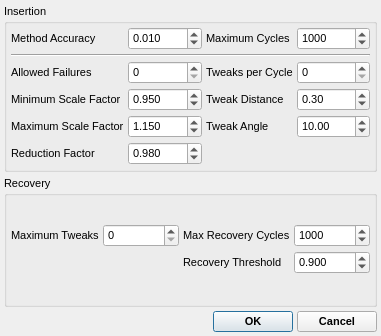
<?xml version="1.0" encoding="UTF-8"?>
<ui version="4.0">
 <class>DisorderOptions</class>
 <widget class="QDialog" name="DisorderOptions">
  <property name="windowModality">
   <enum>Qt::ApplicationModal</enum>
  </property>
  <property name="geometry">
   <rect>
    <x>0</x>
    <y>0</y>
    <width>381</width>
    <height>336</height>
   </rect>
  </property>
  <property name="sizePolicy">
   <sizepolicy hsizetype="Minimum" vsizetype="Minimum">
    <horstretch>0</horstretch>
    <verstretch>0</verstretch>
   </sizepolicy>
  </property>
  <property name="font">
   <font>
    <pointsize>8</pointsize>
   </font>
  </property>
  <property name="windowTitle">
   <string>Method Options</string>
  </property>
  <layout class="QVBoxLayout" name="verticalLayout_3">
   <property name="spacing">
    <number>4</number>
   </property>
   <property name="margin">
    <number>4</number>
   </property>
   <item>
    <widget class="QGroupBox" name="InsertionOptionsGroup">
     <property name="title">
      <string>Insertion</string>
     </property>
     <layout class="QVBoxLayout" name="verticalLayout_2">
      <property name="spacing">
       <number>4</number>
      </property>
      <property name="margin">
       <number>4</number>
      </property>
      <item>
       <layout class="QGridLayout" name="gridLayout">
        <item row="0" column="0">
         <widget class="QLabel" name="MethodAccuracyLabel">
          <property name="sizePolicy">
           <sizepolicy hsizetype="Minimum" vsizetype="Preferred">
            <horstretch>0</horstretch>
            <verstretch>0</verstretch>
           </sizepolicy>
          </property>
          <property name="text">
           <string>Method Accuracy</string>
          </property>
         </widget>
        </item>
        <item row="0" column="1">
         <widget class="QDoubleSpinBox" name="AccuracySpin">
          <property name="sizePolicy">
           <sizepolicy hsizetype="Expanding" vsizetype="Fixed">
            <horstretch>0</horstretch>
            <verstretch>0</verstretch>
           </sizepolicy>
          </property>
          <property name="decimals">
           <number>3</number>
          </property>
          <property name="maximum">
           <double>0.100000000000000</double>
          </property>
          <property name="singleStep">
           <double>0.010000000000000</double>
          </property>
          <property name="value">
           <double>0.010000000000000</double>
          </property>
         </widget>
        </item>
        <item row="0" column="2">
         <widget class="QLabel" name="label_6">
          <property name="text">
           <string>Maximum Cycles</string>
          </property>
         </widget>
        </item>
        <item row="0" column="3">
         <widget class="QSpinBox" name="MaxCyclesSpin">
          <property name="sizePolicy">
           <sizepolicy hsizetype="Expanding" vsizetype="Fixed">
            <horstretch>0</horstretch>
            <verstretch>0</verstretch>
           </sizepolicy>
          </property>
          <property name="toolTip">
           <string>Maximum number of cycles to perform</string>
          </property>
          <property name="minimum">
           <number>1</number>
          </property>
          <property name="maximum">
           <number>1000000</number>
          </property>
          <property name="singleStep">
           <number>100</number>
          </property>
          <property name="value">
           <number>1000</number>
          </property>
         </widget>
        </item>
        <item row="1" column="0" colspan="4">
         <widget class="Line" name="line">
          <property name="orientation">
           <enum>Qt::Horizontal</enum>
          </property>
         </widget>
        </item>
        <item row="2" column="0">
         <widget class="QLabel" name="label_3">
          <property name="sizePolicy">
           <sizepolicy hsizetype="Minimum" vsizetype="Preferred">
            <horstretch>0</horstretch>
            <verstretch>0</verstretch>
           </sizepolicy>
          </property>
          <property name="text">
           <string>Allowed Failures</string>
          </property>
         </widget>
        </item>
        <item row="2" column="1">
         <widget class="QSpinBox" name="NFailuresSpin">
          <property name="sizePolicy">
           <sizepolicy hsizetype="Expanding" vsizetype="Fixed">
            <horstretch>0</horstretch>
            <verstretch>0</verstretch>
           </sizepolicy>
          </property>
          <property name="toolTip">
           <string>Number of successive failed insertions to allow before reducing scale factor</string>
          </property>
         </widget>
        </item>
        <item row="2" column="2">
         <widget class="QLabel" name="label_5">
          <property name="text">
           <string>Tweaks per Cycle</string>
          </property>
         </widget>
        </item>
        <item row="2" column="3">
         <widget class="QSpinBox" name="NTweaksSpin">
          <property name="sizePolicy">
           <sizepolicy hsizetype="Expanding" vsizetype="Fixed">
            <horstretch>0</horstretch>
            <verstretch>0</verstretch>
           </sizepolicy>
          </property>
          <property name="toolTip">
           <string>Number of position / rotation tweaks to perform per component per cycle</string>
          </property>
          <property name="maximum">
           <number>100</number>
          </property>
          <property name="singleStep">
           <number>5</number>
          </property>
         </widget>
        </item>
        <item row="3" column="0">
         <widget class="QLabel" name="label">
          <property name="sizePolicy">
           <sizepolicy hsizetype="Minimum" vsizetype="Preferred">
            <horstretch>0</horstretch>
            <verstretch>0</verstretch>
           </sizepolicy>
          </property>
          <property name="text">
           <string>Minimum Scale Factor</string>
          </property>
         </widget>
        </item>
        <item row="3" column="1">
         <widget class="QDoubleSpinBox" name="MinimumScaleFactorSpin">
          <property name="sizePolicy">
           <sizepolicy hsizetype="Expanding" vsizetype="Fixed">
            <horstretch>0</horstretch>
            <verstretch>0</verstretch>
           </sizepolicy>
          </property>
          <property name="toolTip">
           <string>Minimum scale factor to allow for an individual component</string>
          </property>
          <property name="decimals">
           <number>3</number>
          </property>
          <property name="minimum">
           <double>0.100000000000000</double>
          </property>
          <property name="maximum">
           <double>2.000000000000000</double>
          </property>
          <property name="singleStep">
           <double>0.010000000000000</double>
          </property>
          <property name="value">
           <double>0.950000000000000</double>
          </property>
         </widget>
        </item>
        <item row="4" column="0">
         <widget class="QLabel" name="label_2">
          <property name="sizePolicy">
           <sizepolicy hsizetype="Minimum" vsizetype="Preferred">
            <horstretch>0</horstretch>
            <verstretch>0</verstretch>
           </sizepolicy>
          </property>
          <property name="text">
           <string>Maximum Scale Factor</string>
          </property>
         </widget>
        </item>
        <item row="4" column="1">
         <widget class="QDoubleSpinBox" name="MaximumScaleFactorSpin">
          <property name="sizePolicy">
           <sizepolicy hsizetype="Expanding" vsizetype="Fixed">
            <horstretch>0</horstretch>
            <verstretch>0</verstretch>
           </sizepolicy>
          </property>
          <property name="toolTip">
           <string>Starting / maximum scale factor to allow for an individual component</string>
          </property>
          <property name="decimals">
           <number>3</number>
          </property>
          <property name="minimum">
           <double>0.100000000000000</double>
          </property>
          <property name="maximum">
           <double>10.000000000000000</double>
          </property>
          <property name="singleStep">
           <double>0.010000000000000</double>
          </property>
          <property name="value">
           <double>1.150000000000000</double>
          </property>
         </widget>
        </item>
        <item row="4" column="2">
         <widget class="QLabel" name="label_8">
          <property name="text">
           <string>Tweak Angle</string>
          </property>
         </widget>
        </item>
        <item row="4" column="3">
         <widget class="QDoubleSpinBox" name="AngleTweakSpin">
          <property name="sizePolicy">
           <sizepolicy hsizetype="Expanding" vsizetype="Fixed">
            <horstretch>0</horstretch>
            <verstretch>0</verstretch>
           </sizepolicy>
          </property>
          <property name="toolTip">
           <string>Maximum angle (in each of X and Y rotations) to perform in a single tweak</string>
          </property>
          <property name="maximum">
           <double>180.000000000000000</double>
          </property>
          <property name="value">
           <double>10.000000000000000</double>
          </property>
         </widget>
        </item>
        <item row="5" column="0">
         <widget class="QLabel" name="label_4">
          <property name="sizePolicy">
           <sizepolicy hsizetype="Minimum" vsizetype="Preferred">
            <horstretch>0</horstretch>
            <verstretch>0</verstretch>
           </sizepolicy>
          </property>
          <property name="text">
           <string>Reduction Factor</string>
          </property>
         </widget>
        </item>
        <item row="5" column="1">
         <widget class="QDoubleSpinBox" name="ReductionFactorSpin">
          <property name="sizePolicy">
           <sizepolicy hsizetype="Expanding" vsizetype="Fixed">
            <horstretch>0</horstretch>
            <verstretch>0</verstretch>
           </sizepolicy>
          </property>
          <property name="toolTip">
           <string>Multiplier used to reduce scale factor after maximum number of allowed fails has been reached</string>
          </property>
          <property name="decimals">
           <number>3</number>
          </property>
          <property name="minimum">
           <double>0.900000000000000</double>
          </property>
          <property name="maximum">
           <double>0.999000000000000</double>
          </property>
          <property name="singleStep">
           <double>0.010000000000000</double>
          </property>
          <property name="value">
           <double>0.980000000000000</double>
          </property>
         </widget>
        </item>
        <item row="3" column="2">
         <widget class="QLabel" name="label_7">
          <property name="text">
           <string>Tweak Distance</string>
          </property>
         </widget>
        </item>
        <item row="3" column="3">
         <widget class="QDoubleSpinBox" name="DistanceTweakSpin">
          <property name="sizePolicy">
           <sizepolicy hsizetype="Expanding" vsizetype="Fixed">
            <horstretch>0</horstretch>
            <verstretch>0</verstretch>
           </sizepolicy>
          </property>
          <property name="toolTip">
           <string>Maximum distance to move a molecule in a single tweak</string>
          </property>
          <property name="minimum">
           <double>0.000000000000000</double>
          </property>
          <property name="maximum">
           <double>2.000000000000000</double>
          </property>
          <property name="singleStep">
           <double>0.050000000000000</double>
          </property>
          <property name="value">
           <double>0.300000000000000</double>
          </property>
         </widget>
        </item>
       </layout>
      </item>
     </layout>
    </widget>
   </item>
   <item>
    <widget class="QGroupBox" name="RecoveryOptionsGroup">
     <property name="title">
      <string>Recovery</string>
     </property>
     <layout class="QVBoxLayout" name="verticalLayout">
      <property name="spacing">
       <number>4</number>
      </property>
      <property name="margin">
       <number>4</number>
      </property>
      <item>
       <layout class="QGridLayout" name="gridLayout_2">
        <item row="0" column="0">
         <widget class="QLabel" name="label_10">
          <property name="toolTip">
           <string/>
          </property>
          <property name="text">
           <string>Maximum Tweaks</string>
          </property>
         </widget>
        </item>
        <item row="0" column="1">
         <widget class="QSpinBox" name="RecoveryMaxTweaksSpin">
          <property name="sizePolicy">
           <sizepolicy hsizetype="Expanding" vsizetype="Fixed">
            <horstretch>0</horstretch>
            <verstretch>0</verstretch>
           </sizepolicy>
          </property>
          <property name="toolTip">
           <string>The maximum number of tweaks to attempt per molecule, per component, to attempt to remove overlaps</string>
          </property>
          <property name="maximum">
           <number>100</number>
          </property>
          <property name="singleStep">
           <number>5</number>
          </property>
         </widget>
        </item>
        <item row="0" column="2">
         <widget class="QLabel" name="label_9">
          <property name="text">
           <string>Max Recovery Cycles</string>
          </property>
         </widget>
        </item>
        <item row="0" column="3">
         <widget class="QSpinBox" name="RecoveryMaxCyclesSpin">
          <property name="sizePolicy">
           <sizepolicy hsizetype="Expanding" vsizetype="Fixed">
            <horstretch>0</horstretch>
            <verstretch>0</verstretch>
           </sizepolicy>
          </property>
          <property name="toolTip">
           <string>Maximum number of recovery cycles (100 tweaks per component) to perform at end of build</string>
          </property>
          <property name="minimum">
           <number>0</number>
          </property>
          <property name="maximum">
           <number>1000000</number>
          </property>
          <property name="singleStep">
           <number>100</number>
          </property>
          <property name="value">
           <number>1000</number>
          </property>
         </widget>
        </item>
        <item row="1" column="3">
         <widget class="QDoubleSpinBox" name="RecoveryThresholdSpin">
          <property name="sizePolicy">
           <sizepolicy hsizetype="Expanding" vsizetype="Fixed">
            <horstretch>0</horstretch>
            <verstretch>0</verstretch>
           </sizepolicy>
          </property>
          <property name="toolTip">
           <string>Minimum fraction of non-overlapping molecules per component required for success</string>
          </property>
          <property name="decimals">
           <number>3</number>
          </property>
          <property name="minimum">
           <double>0.100000000000000</double>
          </property>
          <property name="maximum">
           <double>1.000000000000000</double>
          </property>
          <property name="singleStep">
           <double>0.050000000000000</double>
          </property>
          <property name="value">
           <double>0.900000000000000</double>
          </property>
         </widget>
        </item>
        <item row="1" column="2">
         <widget class="QLabel" name="label_11">
          <property name="sizePolicy">
           <sizepolicy hsizetype="Minimum" vsizetype="Preferred">
            <horstretch>0</horstretch>
            <verstretch>0</verstretch>
           </sizepolicy>
          </property>
          <property name="text">
           <string>Recovery Threshold</string>
          </property>
         </widget>
        </item>
       </layout>
      </item>
     </layout>
    </widget>
   </item>
   <item>
    <layout class="QHBoxLayout" name="horizontalLayout">
     <item>
      <spacer name="horizontalSpacer">
       <property name="orientation">
        <enum>Qt::Horizontal</enum>
       </property>
       <property name="sizeHint" stdset="0">
        <size>
         <width>40</width>
         <height>20</height>
        </size>
       </property>
      </spacer>
     </item>
     <item>
      <widget class="QPushButton" name="OkButton">
       <property name="font">
        <font>
         <weight>75</weight>
         <bold>true</bold>
        </font>
       </property>
       <property name="text">
        <string>OK</string>
       </property>
      </widget>
     </item>
     <item>
      <widget class="QPushButton" name="CancelButton">
       <property name="font">
        <font>
         <weight>75</weight>
         <bold>true</bold>
        </font>
       </property>
       <property name="text">
        <string>Cancel</string>
       </property>
      </widget>
     </item>
    </layout>
   </item>
  </layout>
 </widget>
 <resources/>
 <connections/>
</ui>
